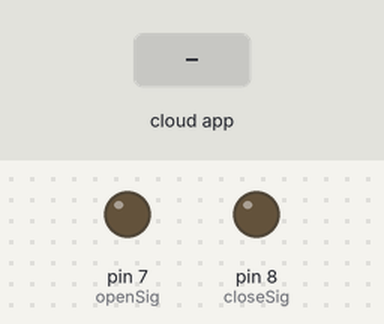
A sketch run on a simulated Arduino Uno, built with avr-gcc and run on an emulated ATmega328P. Parts: output pins drawn as LEDs (lit = HIGH). Inputs (shaded band) come from the test bench. The ROS host is connected and sends only what is stated.

Above: at 1.2 s.
1.3 s: the phone or cloud app sets close to 0
At 2.5 s:
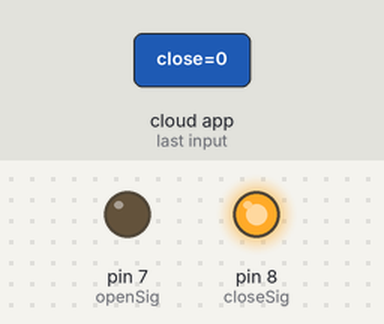
2.8 s: the phone or cloud app sets open to 0
At 4.9 s:
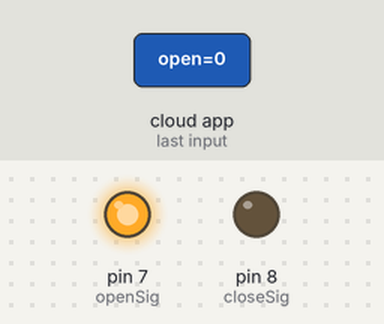
5.8 s: the phone or cloud app sets open to 1
At 8.4 s:
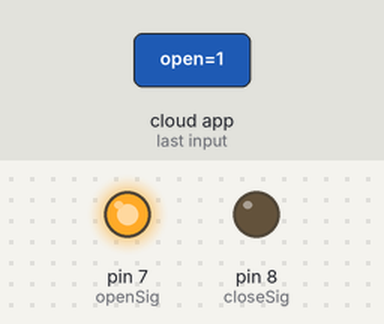
8.8 s: the phone or cloud app sets close to 1
At 10.7 s:
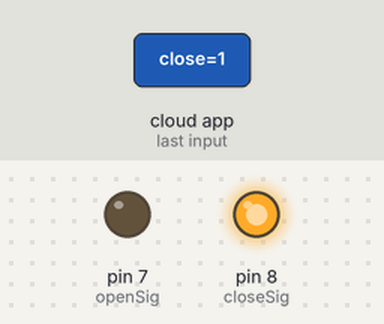
Timing chart, 0 to 14.8 s (numbered marks = the images above; inputs shaded):
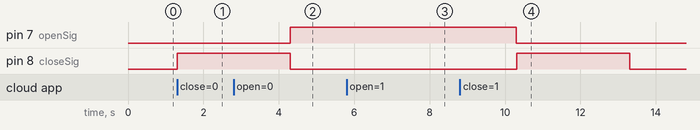

Measured:
- after the input at 1.3 s, pin 8 (closeSig): LOW → HIGH at once
- after the input at 2.8 s, pin 7 (openSig): LOW → HIGH after 1.5 s
- after the input at 5.8 s, pin 7 (openSig): stays HIGH (without the input it goes to LOW after 1.5 s)
- after the input at 8.8 s, pin 8 (closeSig): LOW → HIGH after 1.5 s, → LOW 3.0 s later

The sketch:

Prosthetic_Hand_sig.ino
```cpp
#include <ros.h>
#include <std_msgs/Empty.h>
#include <std_msgs/String.h>

ros::NodeHandle nh;

std_msgs::String OurGraspState;
ros::Publisher GraspState("state", &OurGraspState);

char CloseState[19] = "The hand is closed";
char OpenState[17] = "The hand is open";

const int closeSig = 8;
const int openSig = 7;

void CloseHand( const std_msgs::Empty& toggle_msg)
{

  digitalWrite(closeSig, HIGH);
  delay(3000);
  digitalWrite(closeSig, LOW);
  OurGraspState.data = CloseState;

}

void OpenHand( const std_msgs::Empty& toggle_msg)
{

  digitalWrite(openSig, HIGH);
  delay(3000);
  digitalWrite(openSig, LOW);

}

ros::Subscriber<std_msgs::Empty> CLOSE_HAND("close", &CloseHand);
ros::Subscriber<std_msgs::Empty> OPEN_HAND("open", &OpenHand);

void setup()
{

  pinMode(8, OUTPUT);
  pinMode(7, OUTPUT);
  nh.initNode();
  nh.subscribe(CLOSE_HAND);
  nh.subscribe(OPEN_HAND);
  nh.advertise(GraspState);

}

void loop()
{

  GraspState.publish( &OurGraspState );
  nh.spinOnce();
  delay(1);

}
```
